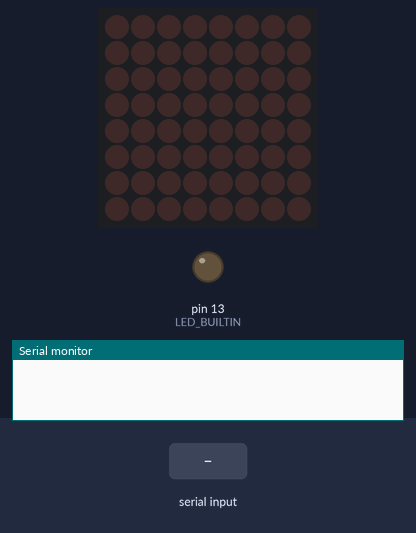
Bench run of a sketch on a simulated Arduino Uno, built with avr-gcc and run on an emulated ATmega328P. Parts: 8×8 LED matrix, output pins drawn as LEDs (lit = HIGH), the last lines printed to the serial monitor. The inputs (shaded band) are chosen by the test bench.

Above: at 1.2 s.
1.3 s: byte 3 (3) received over Serial
At 2.3 s:
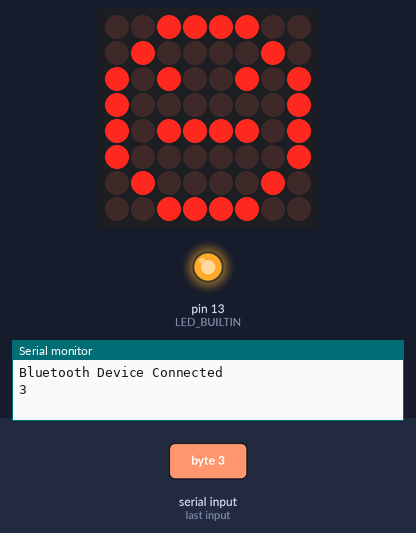
4.3 s: byte 5 (5) received over Serial
At 5.8 s:
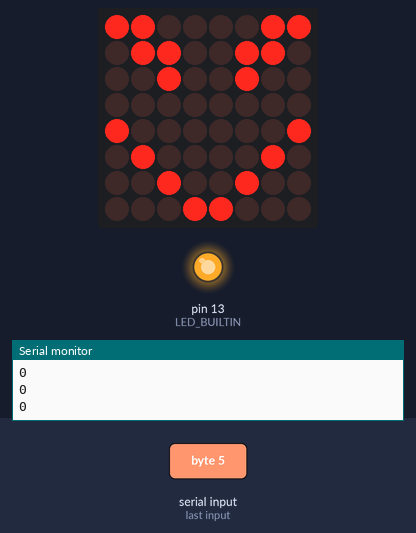
7.3 s: byte 8 (8) received over Serial
At 9.3 s:
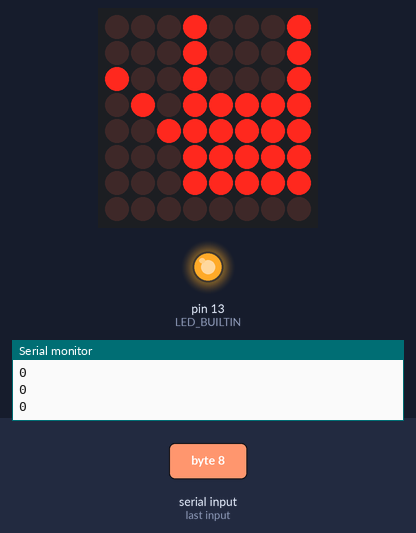
10.3 s: byte 4 (4) received over Serial
At 11.6 s:
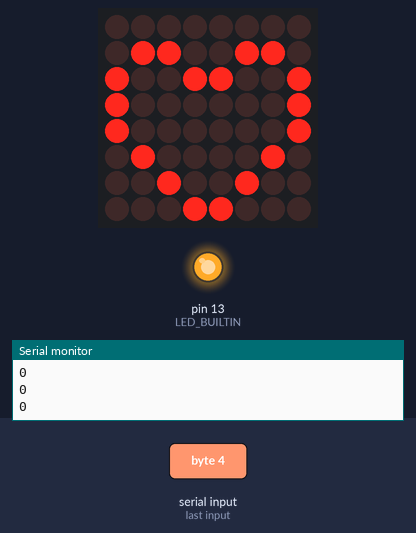
13.3 s: byte 2 (2) received over Serial
At 15.1 s:
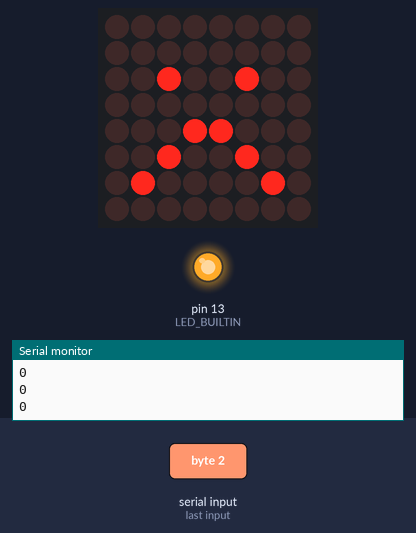
16.3 s: byte 7 (7) received over Serial
At 17.3 s:
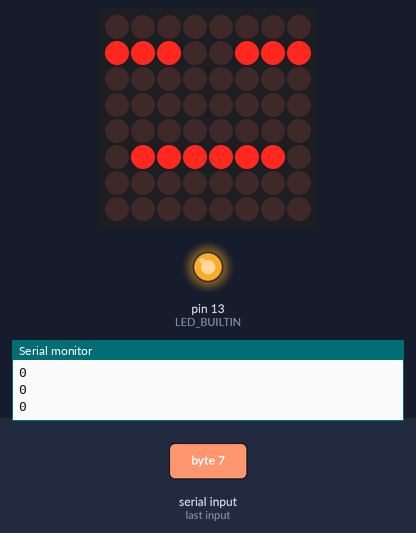
Timing chart, 0 to 19.3 s (numbered marks = the images above; inputs shaded):
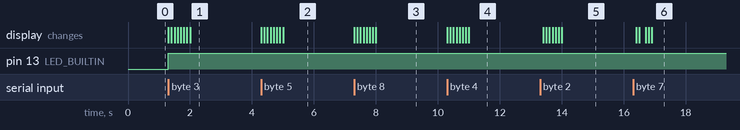

Measured:
- after the input at 1.3 s, pin 13 (LED_BUILTIN): LOW → HIGH at once; the display: first changes at once (image 1 shows a later state)
- after the input at 4.3 s, the display: first changes at once (image 2 shows a later state)
- after the input at 7.3 s, the display: first changes at once (image 3 shows a later state)
- after the input at 10.3 s, the display: first changes at once (image 4 shows a later state)
- after the input at 13.3 s, the display: first changes after 0.10 s (image 5 shows a later state)
- after the input at 16.3 s, the display: first changes after 0.10 s (image 6 shows a later state)

The sketch:

bluetooth_led_matrix_1.ino
```cpp
#include "LedControl.h"
LedControl lc=LedControl(10,12,11,1);  // Pins: DIN,CLK,CS, # of Display connected
unsigned long delayTime=200;  // Delay between Frames
byte data = 0;            //Variable for storing received data from bluetooth

/*Emojis defining*/

byte face[] = {B00111100,B01000010,B10000001,B10000001,B10000001,B10000001,B01000010,B00111100};
//byte happy[] = {B00000000,B00000000,B00100100,B00000000,B00100100,B00011000,B00000000,B00000000};
byte confused[] = {B00111100,B01000010,B10100101,B10000001,B10111101,B10000001,B01000010,B00111100};
//byte heart[] = {B00000000,B01000010,B10100101,B00011000,B10000001,B01000010,B00100100,B00011000};
//imp byte heart[] = {B00000000,B00000000,B01000010,B10100101,B10011001,B01000010,B00100100,B00011000};
//imp 2byte heart[] = {B00000000,B01100110,B10011001,B00000000,B10000001,B01000010,B00100100,B00011000};
byte heart[] = {B00000000,B01100110,B10011001,B10000001,B10000001,B01000010,B00100100,B00011000};
byte sad[] = {B00000000,B00000000,B00100100,B00000000,B00011000,B00100100,B01000010,B00000000};
byte anger[] = {B11000011,B01100110,B00100100,B00000000,B10000001,B01000010,B00100100,B00011000};//evil
byte evil[] = {B11000011,B01100110,B00100100,B00000000,B00000000,B00111100,B01000010,B00000000};//anger
byte frowned[] = {B00000000,B11100111,B00000000,B00000000,B00000000,B01111110,B00000000,B00000000};//frowned
byte swag[] = {B00010001,B00010001,B10010001,B01011111,B00111111,B00011111,B00011111,B00000000};//swag
byte happy[] = {B00111100,B01000010,B10100101,B10000001,B10100101,B10011001,B01000010,B00111100};


void setup()
{
  // put your setup code here, to run once:


  Serial.begin(9600);   //Sets the baud for serial data transmission
  lc.shutdown(0,false);  // Wake up displays
  lc.shutdown(1,false);
  lc.setIntensity(0,5);  // Set intensity levels
  lc.setIntensity(1,5);
  lc.clearDisplay(0);  // Clear Displays
  lc.clearDisplay(1);
  pinMode(LED_BUILTIN, OUTPUT);


}

void loop()
{

 if(Serial.available() > 0)
   {
        Serial.println("Bluetooth Device Connected");
      data = Serial.read();
      Serial.print(data);
      Serial.print("\n");
      if(data == 1)
      {
         //digitalWrite(LED_BUILTIN, HIGH);
         //Serial.println("xyz");
         //face1();
         //delay(1);
         happy1();
         //delay(1000);
      }
      else if(data == 3)
      {
         digitalWrite(LED_BUILTIN, HIGH);
         confused1();
      }

      else if(data == 2)
      {
         digitalWrite(LED_BUILTIN, HIGH);

         sad1();
      }

      else if(data == 4)
      {
         digitalWrite(LED_BUILTIN, HIGH);

         heart1();
      }
       else if(data == 5)
      {//anger
         digitalWrite(LED_BUILTIN, HIGH);
         anger1();

      }
      else if(data == 6)
      {//evil
         digitalWrite(LED_BUILTIN, HIGH);
         evil1();
      }
      else if(data == 7)
      {//frowned
         digitalWrite(LED_BUILTIN, HIGH);
         frowned1();
      }
      else if(data == 8)
      {//swag
         digitalWrite(LED_BUILTIN, HIGH);
         swag1();
      }
   }
   //face1();
}


void evil1()
{

  for (int i = 0; i < 8; i++)
  {
    Serial.println("0");
    lc.setRow(0,i,evil[i]);
    delay(100);
  }
}

void frowned1()
{

  for (int i = 0; i < 8; i++)
  {
    Serial.println("0");
    lc.setRow(0,i,frowned[i]);
    delay(100);
  }
}

void swag1()
{

  for (int i = 0; i < 8; i++)
  {
    Serial.println("0");
    lc.setRow(0,i,swag[i]);
    delay(100);
  }
}

void anger1()
{

  for (int i = 0; i < 8; i++)
  {
    Serial.println("0");
    lc.setRow(0,i,anger[i]);
    delay(100);
  }
}

void heart1()
{

  for (int i = 0; i < 8; i++)
  {
    Serial.println("0");
    lc.setRow(0,i,heart[i]);
    delay(100);
  }
}


void sad1()
{

  for (int i = 0; i < 8; i++)
  {
    Serial.println("0");
    lc.setRow(0,i,sad[i]);
    delay(100);
  }
}


void confused1()
{

  for (int i = 0; i < 8; i++)
  {
    //Serial.println("0");
    lc.setRow(0,i,confused[i]);
    delay(100);
  }
}
  void happy1()
{
  //face1();
  for (int i = 0; i < 8; i++)
  {
    lc.setRow(0,i,happy[i]);
    lc.setIntensity(0,5);
    //Serial.println("1");

    //delay(100);
  }
  //lc.clearDisplay(0);
}


void face1()
{

  for (int i = 0; i < 8; i++)
  {
    lc.setRow(0,i,face[i]);
    lc.setIntensity(0,3);
    //delay(100);
  }

}
```
